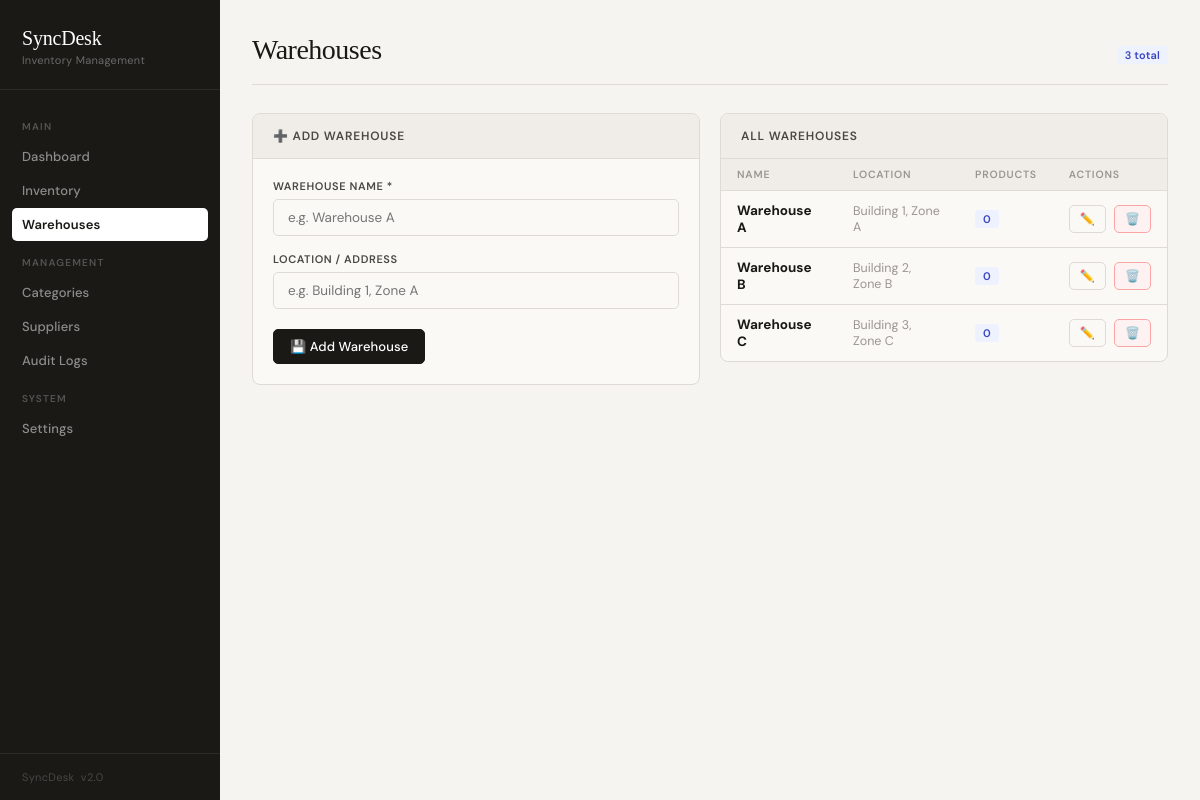
Page /warehouse.php on the committed database.
### tables this page shows
CREATE TABLE IF NOT EXISTS `warehouses` (
  `id` int(11) NOT NULL AUTO_INCREMENT,
  `name` varchar(100) NOT NULL,
  `location` varchar(100) DEFAULT NULL,
  `created_at` timestamp NOT NULL DEFAULT current_timestamp(),
  PRIMARY KEY (`id`)
);

### config.php (called while the page is built, shortened)
<?php
function e($str) {
    return htmlspecialchars($str ?? '', ENT_QUOTES, 'UTF-8');
}
?>

### warehouse.php (the view, shortened to what this page needs)
<?php include 'config.php'; ?>
<!DOCTYPE html>
<html lang="en">
<head>
<link rel="stylesheet" href="style.css">
</head>
<body>
<?php include 'sidebar.php'; ?>
<div class="main">
<?php
$edit_item = null;
$warehouses = $conn->query("SELECT w.*, COUNT(p.id) AS product_count FROM warehouses w LEFT JOIN products p ON p.warehouse_location = w.name GROUP BY w.id ORDER BY w.name")->fetch_all(MYSQLI_ASSOC);
?>
<div class="topbar">
    <h1>Warehouses</h1>
    <span class="badge badge-blue"><?= count($warehouses) ?> total</span>
</div>
<div class="two-col" style="align-items:start;">
    <div class="card">
        <div class="card-header">
            <span class="card-title"><?= $edit_item ? '✏️ Edit Warehouse' : '➕ Add Warehouse' ?></span>
        </div>
        <div class="card-body">
            <form method="POST">
                <div class="form-group" style="margin-bottom:16px;">
                    <label>Warehouse Name *</label>
                    <input type="text" name="name" required placeholder="e.g. Warehouse A"
                        value="<?= e($edit_item['name'] ?? '') ?>">
                </div>
                <div class="form-group" style="margin-bottom:20px;">
                    <label>Location / Address</label>
                    <input type="text" name="location" placeholder="e.g. Building 1, Zone A"
                        value="<?= e($edit_item['location'] ?? '') ?>">
                </div>
                <div class="flex gap-8">
                    <button class="btn btn-primary" name="<?= $edit_item ? 'edit' : 'add' ?>">
                        💾 <?= $edit_item ? 'Save Changes' : 'Add Warehouse' ?>
                    </button>
                </div>
            </form>
        </div>
    </div>
    <div class="card">
        <div class="card-header">
            <span class="card-title"> All Warehouses</span>
        </div>
        <?php if (empty($warehouses)): ?>
            <div class="empty-state">
                <div class="empty-icon">🏭</div>
                <p>No warehouses yet.</p>
            </div>
        <?php else: ?>
        <table>
            <tr><th>Name</th><th>Location</th><th>Products</th><th>Actions</th></tr>
            <?php foreach ($warehouses as $w): ?>
            <tr>
                <td><strong><?= e($w['name']) ?></strong></td>
                <td class="text-muted"><?= e($w['location'] ?: '—') ?></td>
                <td><span class="badge badge-blue"><?= $w['product_count'] ?></span></td>
                <td>
                    <div class="flex gap-8">
                        <a href="warehouse.php?edit=<?= $w['id'] ?>" class="btn btn-secondary btn-sm">✏️</a>
                        <a href="warehouse.php?delete=<?= $w['id'] ?>" class="btn btn-danger btn-sm"
                           onclick="return confirm('Delete warehouse <?= e($w['name']) ?>?')">🗑️</a>
                    </div>
                </td>
            </tr>
            <?php endforeach; ?>
        </table>
        <?php endif; ?>
    </div>
</div>
</div>
</body>
</html>

### style.css (style rules this page uses)
:root { --bg: #f5f4f0; --surface: #faf9f6; --surface2: #f0ede8; --ink: #1a1916; --ink-2: #4a4845; --ink-3: #9a9590; --border: #dedad4; --border-strong: #c8c4be; --accent: #1a1916; --accent-fg: #faf9f6; --danger: #c0392b; --danger-bg: #fdf2f1; --warning: #b45309; --warning-bg: #fef7ed; --success: #1a6b3c; --success-bg: #f0faf4; --sidebar-w: 220px; --radius: 8px; --radius-sm: 5px; }
*, *::before, *::after { box-sizing: border-box; margin: 0; padding: 0; }
body { display: flex; font-family: 'DM Sans', sans-serif; font-size: 14px; background: var(--bg); color: var(--ink); min-height: 100vh; -webkit-font-smoothing: antialiased; }
.main { margin-left: var(--sidebar-w); flex: 1; padding: 36px 32px; min-height: 100vh; max-width: calc(100vw - var(--sidebar-w)); }
.topbar { display: flex; align-items: baseline; justify-content: space-between; margin-bottom: 28px; padding-bottom: 20px; border-bottom: 1px solid var(--border); }
.topbar h1 { font-family: 'Instrument Serif', Georgia, serif; font-size: 28px; font-weight: 400; color: var(--ink); letter-spacing: -0.5px; line-height: 1; }
.card { background: var(--surface); border-radius: var(--radius); border: 1px solid var(--border); overflow: hidden; margin-bottom: 20px; }
.card-header { display: flex; align-items: center; justify-content: space-between; padding: 14px 20px; border-bottom: 1px solid var(--border); background: var(--surface2); }
.card-title { font-size: 12px; font-weight: 600; text-transform: uppercase; letter-spacing: 0.8px; color: var(--ink-2); }
.card-body { padding: 20px; }
table { width: 100%; border-collapse: collapse; }
th { background: var(--surface2); color: var(--ink-3); font-size: 10.5px; font-weight: 600; text-transform: uppercase; letter-spacing: 0.8px; padding: 9px 16px; text-align: left; border-bottom: 1px solid var(--border); }
td { padding: 11px 16px; border-bottom: 1px solid var(--border); font-size: 13.5px; color: var(--ink); vertical-align: middle; }
tr:last-child td { border-bottom: none; }
.badge { display: inline-block; padding: 2px 8px; border-radius: 3px; font-size: 11px; font-weight: 600; letter-spacing: 0.2px; }
.badge-blue { background: #eef2ff; color: #3b46c1; }
.btn { display: inline-flex; align-items: center; gap: 5px; padding: 8px 16px; border-radius: var(--radius-sm); border: 1px solid transparent; cursor: pointer; font-family: 'DM Sans', sans-serif; font-size: 13px; font-weight: 500; text-decoration: none; transition: all 0.12s; white-space: nowrap; letter-spacing: 0.1px; }
.btn-primary { background: var(--ink); color: #fff; border-color: var(--ink); }
.btn-secondary { background: var(--surface); color: var(--ink-2); border-color: var(--border); }
.btn-danger { background: var(--danger-bg); color: var(--danger); border-color: #fca5a5; }
.btn-sm { padding: 5px 10px; font-size: 12px; }
.form-group { display: flex; flex-direction: column; gap: 6px; }
.form-group label { font-size: 11px; font-weight: 600; color: var(--ink-2); text-transform: uppercase; letter-spacing: 0.6px; }
.form-group input, .form-group select, .form-group textarea { padding: 9px 12px; border: 1px solid var(--border); border-radius: var(--radius-sm); font-family: 'DM Sans', sans-serif; font-size: 13.5px; color: var(--ink); background: var(--surface); transition: border-color 0.12s, box-shadow 0.12s; width: 100%; }
input[type="text"].search-input, .card-body input[type="text"] { padding: 9px 14px; border: 1px solid var(--border); border-radius: var(--radius-sm); font-family: 'DM Sans', sans-serif; font-size: 13.5px; color: var(--ink); background: var(--surface); transition: border-color 0.12s; }
.two-col { display: grid; grid-template-columns: 1fr 1fr; gap: 20px; }
.text-muted { color: var(--ink-3); font-size: 12.5px; }
.flex { display: flex; }
.gap-8 { gap: 8px; }

### rows in the picture
warehouses: name "Warehouse A", location "Building 1, Zone A", product_count "0"
warehouses: name "Warehouse B", location "Building 2, Zone B", product_count "0"
warehouses: name "Warehouse C", location "Building 3, Zone C", product_count "0"

### other values in the picture
$label "Dashboard Inventory Warehouses Categories Suppliers Audit Logs Settings"
count($warehouses) "3"
